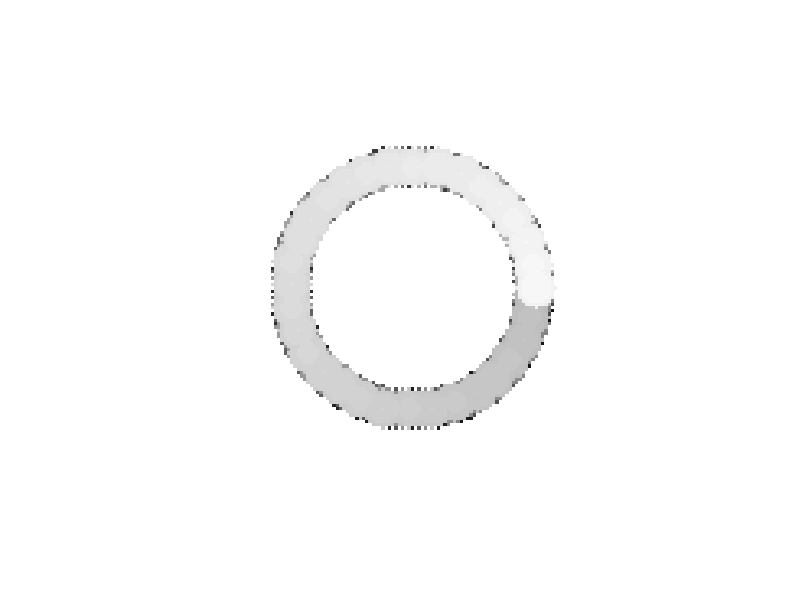

MATLAB code for this plot:
load helicoide3D.mat

% X é a varial que esta a cena
cena = X;
tamanho_cena = length(cena);
projecao = ones(tamanho_cena);

% A variavel coluna representa o eixo X da cena
% A variavel linha representa o eixo Y da cena
%  variavel profundidade representa o eixo Z da cena
for eixo_z = 1:tamanho_cena
    for eixo_y = 1:tamanho_cena
        for eixo_x = 1:tamanho_cena
            if cena(eixo_x, eixo_y, eixo_z) != 0
                projecao(eixo_z, eixo_y) = 1 - (eixo_x/tamanho_cena);
                break
            end
        end
    end
end

imshow(projecao)

